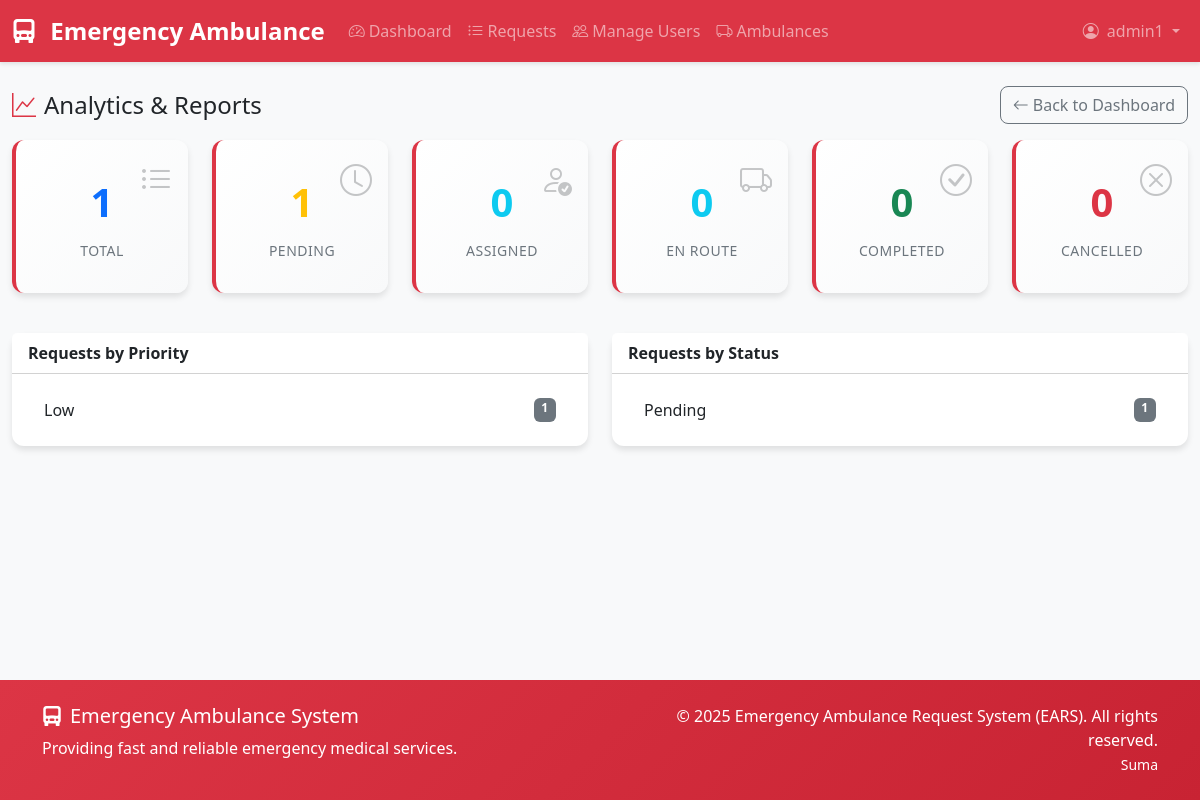
/dashboard/reports/ (signed in), run on the app's committed database.
### accounts/models.py (models this page shows, shortened)
class User(AbstractUser):
    ROLE_CHOICES = (
        ('patient', 'Patient'),
        ('paramedic', 'Paramedic'),
        ('admin', 'Admin'),
    )
    role = models.CharField(max_length=20, choices=ROLE_CHOICES, default='patient')
    phone_number = models.CharField(max_length=15, blank=True, null=True)
    address = models.TextField(blank=True, null=True)
    date_of_birth = models.DateField(blank=True, null=True)
    emergency_contact = models.CharField(max_length=15, blank=True, null=True)
    medical_conditions = models.TextField(blank=True, null=True, help_text="Any medical conditions or allergies")
    license_number = models.CharField(max_length=50, blank=True, null=True, help_text="For paramedics only")
    is_available = models.BooleanField(default=True, help_text="For paramedics - availability status")
    profile_image = models.ImageField(upload_to='profiles/', blank=True, null=True)
    created_at = models.DateTimeField(auto_now_add=True)
    updated_at = models.DateTimeField(auto_now=True)
    def is_paramedic(self):
        return self.role == 'paramedic'
    class Meta:
        db_table = 'accounts_user'

### ambulance/models.py (models this page shows, shortened)
class AmbulanceRequest(models.Model):
    STATUS_CHOICES = (
        ('pending', 'Pending'),
        ('assigned', 'Assigned'),
        ('en_route', 'En Route'),
        ('arrived', 'Arrived'),
        ('completed', 'Completed'),
        ('cancelled', 'Cancelled'),
    )
    PRIORITY_CHOICES = (
        ('low', 'Low'),
        ('medium', 'Medium'),
        ('high', 'High'),
        ('critical', 'Critical'),
    )
    patient = models.ForeignKey(settings.AUTH_USER_MODEL, on_delete=models.CASCADE, related_name='ambulance_requests')
    paramedic = models.ForeignKey(settings.AUTH_USER_MODEL, on_delete=models.SET_NULL, null=True, blank=True, related_name='assigned_requests')
    pickup_address = models.TextField(help_text="Address where ambulance should pick up patient")
    pickup_latitude = models.DecimalField(max_digits=9, decimal_places=6, null=True, blank=True)
    pickup_longitude = models.DecimalField(max_digits=9, decimal_places=6, null=True, blank=True)
    destination_address = models.TextField(blank=True, null=True, help_text="Hospital or destination address")
    destination_latitude = models.DecimalField(max_digits=9, decimal_places=6, null=True, blank=True)
    destination_longitude = models.DecimalField(max_digits=9, decimal_places=6, null=True, blank=True)
    description = models.TextField(help_text="Description of the emergency")
    priority = models.CharField(max_length=10, choices=PRIORITY_CHOICES, default='medium')
    status = models.CharField(max_length=20, choices=STATUS_CHOICES, default='pending')
    contact_phone = models.CharField(max_length=15, help_text="Contact phone number for this request")
    created_at = models.DateTimeField(auto_now_add=True)
    updated_at = models.DateTimeField(auto_now=True)
    assigned_at = models.DateTimeField(null=True, blank=True)
    completed_at = models.DateTimeField(null=True, blank=True)
    estimated_arrival_time = models.DateTimeField(null=True, blank=True)
    actual_arrival_time = models.DateTimeField(null=True, blank=True)
    notes = models.TextField(blank=True, null=True, help_text="Additional notes from paramedic or admin")
    ambulance = models.ForeignKey('Ambulance', on_delete=models.SET_NULL, null=True, blank=True, related_name='requests')
    class Meta:
        db_table = 'ambulance_request'
        ordering = ['-created_at']

### emergency_ambulance/dashboard_views.py (the view)
# urls.py: path('reports/', dashboard_views.admin_reports, name='admin_reports'),
@login_required
@admin_required
def admin_reports(request):
    user = request.user
    requests_qs = AmbulanceRequest.objects.all()
    kpis = {
        'total': requests_qs.count(),
        'pending': requests_qs.filter(status='pending').count(),
        'assigned': requests_qs.filter(status='assigned').count(),
        'en_route': requests_qs.filter(status='en_route').count(),
        'arrived': requests_qs.filter(status='arrived').count(),
        'completed': requests_qs.filter(status='completed').count(),
        'cancelled': requests_qs.filter(status='cancelled').count(),
    }
    by_priority = list(requests_qs.values('priority').annotate(count=Count('priority')).order_by('priority'))
    by_status = list(requests_qs.values('status').annotate(count=Count('status')).order_by('status'))
    context = {
        'kpis': kpis,
        'by_priority': by_priority,
        'by_status': by_status,
        'user': user,
    }
    return render(request, 'dashboard/admin_reports.html', context)

### templates/dashboard/admin_reports.html (shortened to what this page needs)
{% extends 'base.html' %}
{% block content %}
<div class="container-fluid py-4">
    <div class="d-flex justify-content-between align-items-center mb-3">
        <h1 class="h4 mb-0"><i class="bi bi-graph-up text-danger me-2"></i>Analytics & Reports</h1>
        <a href="{% url 'admin_dashboard' %}" class="btn btn-outline-secondary"><i class="bi bi-arrow-left me-1"></i>Back to Dashboard</a>
    </div>
    <div class="row mb-4">
        <div class="col-md-2 col-6 mb-3">{% include 'dashboard/_kpi_card.html' with value=kpis.total label='Total' number_class='text-primary' icon_class='bi bi-list-ul' %}</div>
        <div class="col-md-2 col-6 mb-3">{% include 'dashboard/_kpi_card.html' with value=kpis.pending label='Pending' number_class='text-warning' icon_class='bi bi-clock' %}</div>
        <div class="col-md-2 col-6 mb-3">{% include 'dashboard/_kpi_card.html' with value=kpis.assigned label='Assigned' number_class='text-info' icon_class='bi bi-person-check' %}</div>
        <div class="col-md-2 col-6 mb-3">{% include 'dashboard/_kpi_card.html' with value=kpis.en_route label='En Route' number_class='text-info' icon_class='bi bi-truck' %}</div>
        <div class="col-md-2 col-6 mb-3">{% include 'dashboard/_kpi_card.html' with value=kpis.completed label='Completed' number_class='text-success' icon_class='bi bi-check-circle' %}</div>
        <div class="col-md-2 col-6 mb-3">{% include 'dashboard/_kpi_card.html' with value=kpis.cancelled label='Cancelled' number_class='text-danger' icon_class='bi bi-x-circle' %}</div>
    </div>
    <div class="row">
        <div class="col-lg-6 mb-4">
            <div class="card h-100">
                <div class="card-header bg-white"><strong>Requests by Priority</strong></div>
                <div class="card-body">
                    {% if by_priority %}
                    <ul class="list-group list-group-flush">
                        {% for p in by_priority %}
                        <li class="list-group-item d-flex justify-content-between">
                            <span class="text-capitalize">{{ p.priority }}</span>
                            <span class="badge bg-secondary">{{ p.count }}</span>
                        </li>
                        {% endfor %}
                    </ul>
                    {% else %}
                    <p class="text-muted mb-0">No data.</p>
                    {% endif %}
                </div>
            </div>
        </div>
        <div class="col-lg-6 mb-4">
            <div class="card h-100">
                <div class="card-header bg-white"><strong>Requests by Status</strong></div>
                <div class="card-body">
                    {% if by_status %}
                    <ul class="list-group list-group-flush">
                        {% for s in by_status %}
                        <li class="list-group-item d-flex justify-content-between">
                            <span class="text-capitalize">{{ s.status|default:'-' }}</span>
                            <span class="badge bg-secondary">{{ s.count }}</span>
                        </li>
                        {% endfor %}
                    </ul>
                    {% else %}
                    <p class="text-muted mb-0">No data.</p>
                    {% endif %}
                </div>
            </div>
        </div>
    </div>
</div>
{% endblock %}

### templates/base.html (shortened to what this page needs)
<!DOCTYPE html>
<html lang="en">
<head>
    <link href="https://cdn.jsdelivr.net/npm/bootstrap@5.3.2/dist/css/bootstrap.min.css" rel="stylesheet">
    <link href="https://cdn.jsdelivr.net/npm/bootstrap-icons@1.11.1/font/bootstrap-icons.css" rel="stylesheet">
</head>
<body class="d-flex flex-column min-vh-100">
    <nav class="navbar navbar-expand-lg navbar-dark bg-danger">
        <div class="container-fluid">
            <a class="navbar-brand" href="{% url 'accounts:dashboard_redirect' %}">
                <i class="bi bi-truck-front-fill me-2"></i>
                Emergency Ambulance
            </a>
            <div class="collapse navbar-collapse" id="navbarNav">
                {% if user.is_authenticated %}
                    <ul class="navbar-nav me-auto">
                        <li class="nav-item">
                            <a class="nav-link" href="{% url 'accounts:dashboard_redirect' %}">
                                <i class="bi bi-speedometer2 me-1"></i>Dashboard
                            </a>
                        </li>
                        <li class="nav-item">
                            <a class="nav-link" href="{% url 'ambulance:request_list' %}">
                                <i class="bi bi-list-ul me-1"></i>Requests
                            </a>
                        </li>
                        {% if user.is_authenticated and user.role == 'admin' %}
                            <li class="nav-item">
                                <a class="nav-link" href="{% url 'accounts:manage_users' %}">
                                    <i class="bi bi-people me-1"></i>Manage Users
                                </a>
                            </li>
                            <li class="nav-item">
                                <a class="nav-link" href="{% url 'ambulance:ambulance_list' %}">
                                    <i class="bi bi-truck me-1"></i>Ambulances
                                </a>
                            </li>
                        {% endif %}
                    </ul>
                    <ul class="navbar-nav">
                        <li class="nav-item dropdown">
                            <a class="nav-link dropdown-toggle" href="#" role="button" data-bs-toggle="dropdown">
                                <i class="bi bi-person-circle me-1"></i>
                                {{ user.first_name|default:user.username }}
                            </a>
                        </li>
                    </ul>
                {% endif %}
            </div>
        </div>
    </nav>
    <main class="flex-grow-1">
        {% block content %}{% endblock %}
    </main>
    <footer class="footer py-4 mt-5">
        <div class="container">
            <div class="row">
                <div class="col-md-6">
                    <h5><i class="bi bi-truck-front-fill me-2"></i>Emergency Ambulance System</h5>
                    <p class="mb-0">Providing fast and reliable emergency medical services.</p>
                </div>
                <div class="col-md-6 text-md-end">
                    <p class="mb-0">&copy; 2025 Emergency Ambulance Request System (EARS). All rights reserved.</p>
                    <small class="mb-0">Suma</small>
                </div>
            </div>
        </div>
    </footer>
</body>
</html>

### templates/dashboard/_kpi_card.html (shortened to what this page needs)
<div class="card dashboard-card h-100">
    <div class="card-body stats-card">
        <div class="stats-number {{ number_class|default:'' }}">{{ value }}</div>
        <div class="stats-label">{{ label }}</div>
        {% if icon_class %}
        <i class="{{ icon_class }} position-absolute top-0 end-0 m-3 opacity-25" style="font-size: 2rem;"></i>
        {% endif %}
    </div>
</div>

### templates/base.html (style rules this page uses)
:root { --primary-color: #dc3545; --secondary-color: #6c757d; --success-color: #198754; --info-color: #0dcaf0; --warning-color: #ffc107; --danger-color: #dc3545; --light-color: #f8f9fa; --dark-color: #212529; }
body { background-color: #f8f9fa; font-family: 'Segoe UI', Tahoma, Geneva, Verdana, sans-serif; }
.navbar-brand { font-weight: 700; font-size: 1.5rem; }
.navbar { box-shadow: 0 2px 4px rgba(0,0,0,.1); }
.card { border: none; border-radius: 12px; box-shadow: 0 4px 6px rgba(0, 0, 0, 0.1); transition: transform 0.2s ease-in-out, box-shadow 0.2s ease-in-out; }
.btn { border-radius: 8px; font-weight: 500; transition: all 0.2s ease-in-out; }
.dashboard-card { background: linear-gradient(135deg, #ffffff, #f8f9fa); border-left: 4px solid var(--primary-color); }
.stats-card { text-align: center; padding: 2rem 1rem; }
.stats-number { font-size: 2.5rem; font-weight: 700; margin-bottom: 0.5rem; }
.stats-label { color: #6c757d; font-weight: 500; text-transform: uppercase; font-size: 0.875rem; letter-spacing: 0.5px; }
.footer { background: linear-gradient(135deg, #dc3545, #c82333); color: white; margin-top: auto; }
.fade-in { animation: fadeIn 0.5s ease-in-out; }

### data on the page
User: first_name "admin1"
AmbulanceRequest: status "PENDING", priority "Low", count "1", status "Pending"

### other printed values
{{ value }} "1 1 0 0 0 0"
{{ label }} "TOTAL ASSIGNED EN ROUTE COMPLETED CANCELLED"
